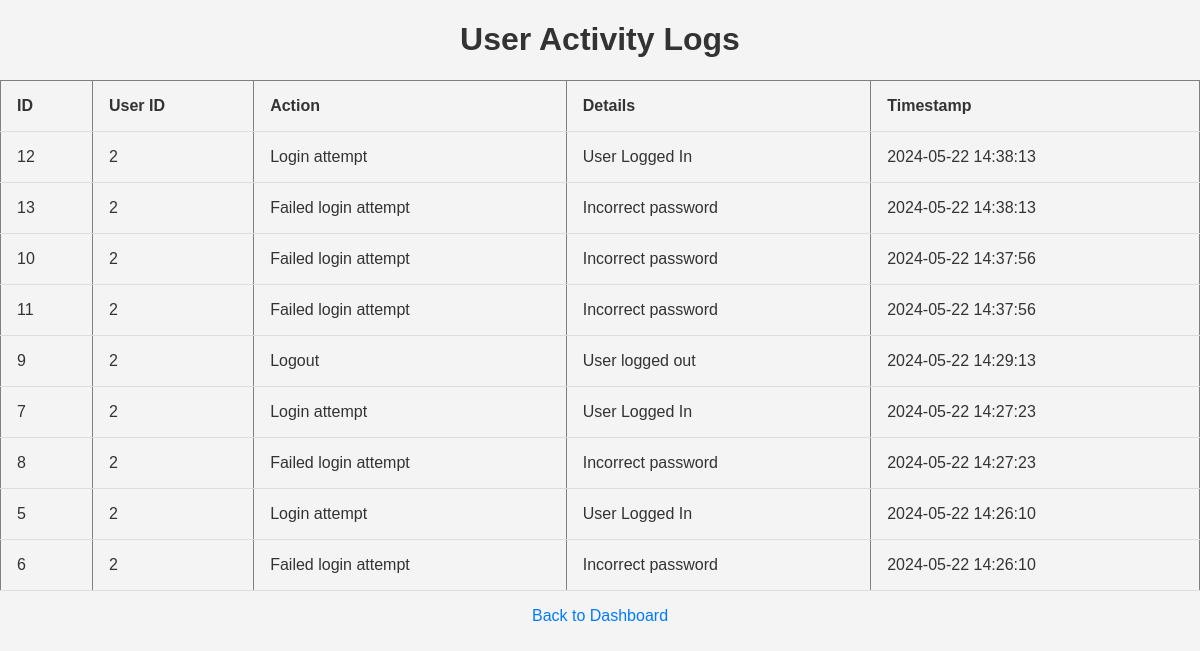
/admin_activity_logs.php (signed in), run on the app's committed database.
### tables this page shows
CREATE TABLE `activity_logs` (
  `id` int(11) NOT NULL AUTO_INCREMENT,
  `user_id` int(11) NOT NULL,
  `activity_type` varchar(255) NOT NULL,
  `activity_details` text DEFAULT NULL,
  `timestamp` timestamp NOT NULL DEFAULT current_timestamp(),
  PRIMARY KEY (`id`)
);

### admin_activity_logs.php (the view, shortened to what this page needs)
<?php
require_once 'connection.php';
$sql = "SELECT activity_logs.id, activity_logs.user_id, activity_logs.activity_type, activity_logs.activity_details, activity_logs.timestamp
        FROM activity_logs
        JOIN users ON activity_logs.user_id = users.id
        ORDER BY activity_logs.timestamp DESC";
$result = $conn->query($sql);
?>
<!DOCTYPE html>
<html lang="en">
<head>
    <link rel="stylesheet" href="css/styles.css">
</head>
<body>
    <h1>User Activity Logs</h1>
    <table border="1">
        <thead>
            <tr>
                <th>ID</th>
                <th>User ID</th>
                <th>Action</th>
                <th>Details</th>
                <th>Timestamp</th>
            </tr>
        </thead>
        <tbody>
            <?php
            if ($result->num_rows > 0) {
                while ($row = $result->fetch_assoc()) {
                    echo "<tr>";
                    echo "<td>" . htmlspecialchars($row['id']) . "</td>";
                    echo "<td>" . htmlspecialchars($row['user_id']) . "</td>";
                    echo "<td>" . htmlspecialchars($row['activity_type']) . "</td>";
                    echo "<td>" . htmlspecialchars($row['activity_details']) . "</td>";
                    echo "<td>" . htmlspecialchars($row['timestamp']) . "</td>";
                    echo "</tr>";
                }
            } else {
                echo "<tr><td colspan='7'>No activity logs found.</td></tr>";
            }
            ?>
        </tbody>
    </table>
    <a href="admin_dashboard.php">Back to Dashboard</a>
</body>
</html>

### css/styles.css (style rules this page uses)
body { font-family: Arial, sans-serif; margin: 0; padding: 0; background-color: #f4f4f4; color: #333; }
h1, h2 { text-align: center; }
table { width: 100%; margin: 1em 0; border-collapse: collapse; }
th, td { padding: 1em; border-bottom: 1px solid #ddd; text-align: left; }
a { display: block; margin: 1em 0; text-align: center; color: #007bff; text-decoration: none; }

### data on the page
activity_logs: id "12", user "2", activity_type "Login attempt", activity_details "User Logged In", timestamp "2024-05-22 14:38:13"
activity_logs: id "13", user "2", activity_type "Failed login attempt", activity_details "Incorrect password", timestamp "2024-05-22 14:38:13"
activity_logs: id "10", user "2", activity_type "Failed login attempt", activity_details "Incorrect password", timestamp "2024-05-22 14:37:56"
activity_logs: id "11", user "2", activity_type "Failed login attempt", activity_details "Incorrect password", timestamp "2024-05-22 14:37:56"
activity_logs: id "9", user "2", activity_type "Logout", activity_details "User logged out", timestamp "2024-05-22 14:29:13"
activity_logs: id "7", user "2", activity_type "Login attempt", activity_details "User Logged In", timestamp "2024-05-22 14:27:23"
activity_logs: id "8", user "2", activity_type "Failed login attempt", activity_details "Incorrect password", timestamp "2024-05-22 14:27:23"
activity_logs: id "5", user "2", activity_type "Login attempt", activity_details "User Logged In", timestamp "2024-05-22 14:26:10"
activity_logs: id "6", user "2", activity_type "Failed login attempt", activity_details "Incorrect password", timestamp "2024-05-22 14:26:10"
